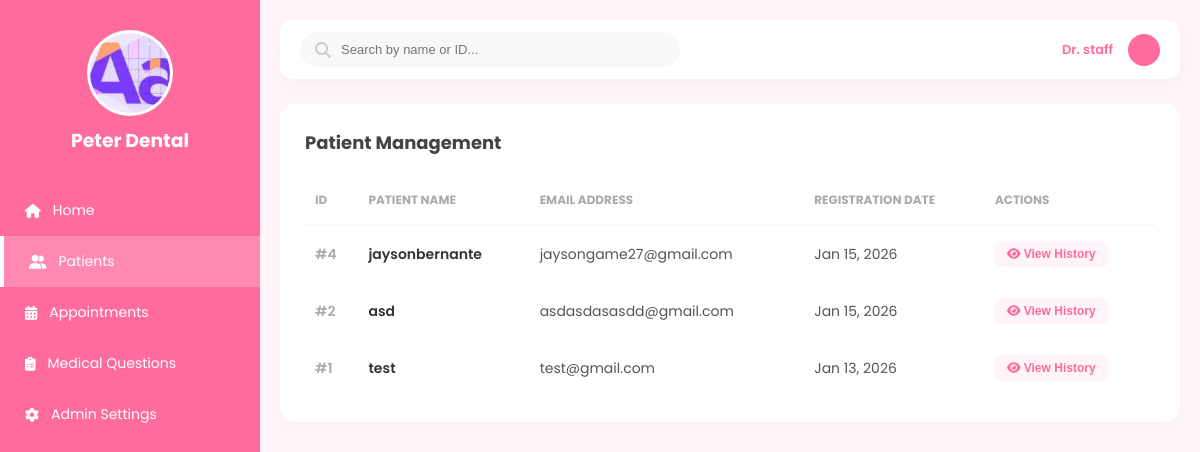
/dentist/dentist_patient.php (signed in), run on an earlier commit of the app's database.
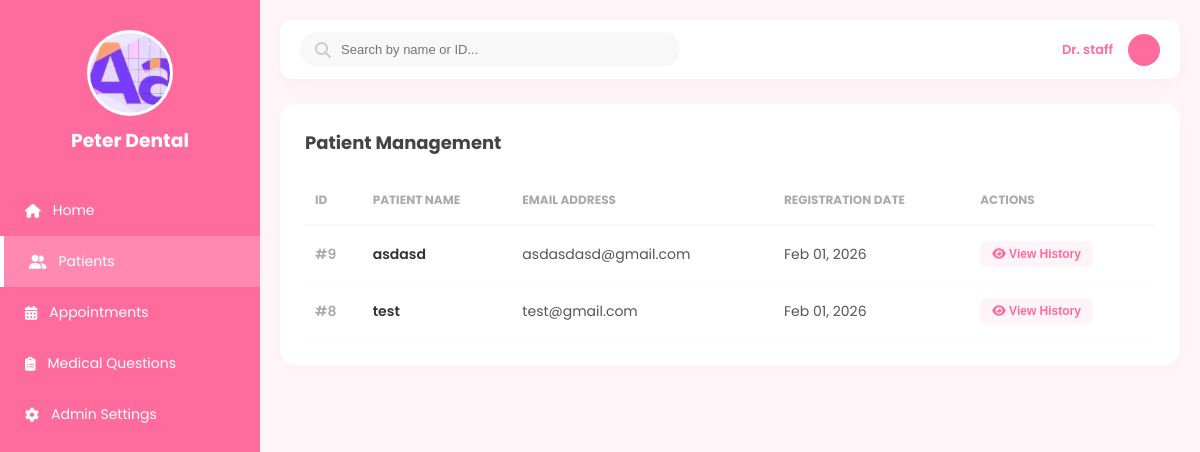
And on a later commit of the database.
### tables this page shows
CREATE TABLE `users` (
  `id` int(10) UNSIGNED NOT NULL,
  `name` varchar(100) NOT NULL,
  `email` varchar(100) NOT NULL,
  `contact` varchar(20) DEFAULT NULL,
  `password` varchar(255) NOT NULL,
  `user_type` varchar(20) DEFAULT 'patient',
  `dental_history` text DEFAULT NULL,
  `last_dental_visit` date DEFAULT NULL,
  `created_at` timestamp NOT NULL DEFAULT current_timestamp(),
  `reset_token` varchar(255) DEFAULT NULL
);

### dentist/dentist_patient.php (the view, shortened to what this page needs)
<?php
include '../action/connection.php';
$admin_name = $_SESSION['user_name'];
$query = "SELECT id, name, email, created_at FROM users ORDER BY id DESC";
$result = $connect->query($query);
?>
<!DOCTYPE html>
<html lang="en">
<head>
    <link rel="stylesheet" href="https://cdnjs.cloudflare.com/ajax/libs/font-awesome/6.4.0/css/all.min.css">
</head>
<body>
    <nav class="sidebar">
        <div class="sidebar-header">
            <div class="logo-circle"><img src="../assets/brand/logo.JPG"></div>
            <h3 style="margin:0;">Peter Dental</h3>
        </div>
        <div class="nav-menu">
            <a href="dentist_dashboard.php" class="nav-item "><i class="fa-solid fa-house"></i> Home</a>
            <a href="dentist_patient.php" class="nav-item active"><i class="fa-solid fa-user-group"></i> Patients</a>
            <a href="dentist_appointments.php" class="nav-item"><i class="fa-solid fa-calendar-days"></i> Appointments</a>
            <a href="dentist_Medical_Records.php" class="nav-item"><i class="fa-solid fa-clipboard-list"></i> Medical Questions</a>
            <a href="#" class="nav-item"><i class="fa-solid fa-gear"></i> Admin Settings</a>
        </div>
    </nav>
    <div class="main-container">
        <header class="header-top">
            <div class="header-left">
                <div class="search-bar">
                    <i class="fa-solid fa-magnifying-glass" style="color:#ccc;"></i>
                    <input type="text" id="pSearch" placeholder="Search by name or ID..." onkeyup="filterTable()">
                </div>
            </div>
            <div class="header-right">
                <span class="admin-name">Dr. <?php echo htmlspecialchars($admin_name); ?></span>
                <div class="profile-icon"></div>
            </div>
        </header>
        <div class="content-card">
            <h2 style="margin: 0 0 20px; font-size: 18px; color: #444;">Patient Management</h2>
            <table id="pTable">
                <thead>
                    <tr>
                        <th>ID</th>
                        <th>Patient Name</th>
                        <th>Email Address</th>
                        <th>Registration Date</th>
                        <th>Actions</th>
                    </tr>
                </thead>
                <tbody>
                    <?php if ($result->num_rows > 0): ?>
                        <?php while($row = $result->fetch_assoc()): ?>
                        <tr>
                            <td class="patient-id">#<?php echo $row['id']; ?></td>
                            <td class="patient-name"><?php echo htmlspecialchars($row['name']); ?></td>
                            <td><?php echo htmlspecialchars($row['email']); ?></td>
                            <td><?php echo date("M d, Y", strtotime($row['created_at'])); ?></td>
                            <td>
                                <button onclick="viewPatientHistory(<?php echo $row['id']; ?>)" class="btn-action" style="border:none; cursor:pointer;">
    <i class="fa-solid fa-eye"></i> View History
</button>
                            </td>
                        </tr>
                        <?php endwhile; ?>
                    <?php else: ?>
                        <tr><td colspan="5" style="text-align:center;">No patients found.</td></tr>
                    <?php endif; ?>
                </tbody>
            </table>
        </div>
    </div>
</body>
</html>

### dentist/dentist_patient.php (style rules this page uses)
:root { --peter-pink: #ff6b9d; --sidebar-width: 260px; --bg-light: #fff5f8; --transition: all 0.3s ease; }
body { font-family: 'Poppins', sans-serif; margin: 0; background-color: var(--bg-light); display: flex; }
.sidebar { width: var(--sidebar-width); background-color: var(--peter-pink); height: 100vh; color: white; position: fixed; left: 0; top: 0; z-index: 1100; transition: var(--transition); padding-top: 30px; }
.sidebar-header { text-align: center; margin-bottom: 30px; }
.logo-circle { width: 80px; height: 80px; background: white; border-radius: 50%; margin: 0 auto 10px; overflow: hidden; border: 3px solid rgba(255,255,255,0.3); }
.logo-circle img { width: 100%; height: 100%; object-fit: cover; }
.nav-menu { list-style: none; padding: 0; }
.nav-item { padding: 15px 25px; display: flex; align-items: center; gap: 12px; color: white; text-decoration: none; font-size: 14px; transition: var(--transition); }
.nav-item:hover, .nav-item.active { background: rgba(255, 255, 255, 0.2); border-left: 4px solid white; }
.main-container { margin-left: var(--sidebar-width); flex: 1; padding: 20px; transition: var(--transition); width: 100%; }
.header-top { display: flex; justify-content: space-between; align-items: center; background: white; padding: 12px 20px; border-radius: 12px; margin-bottom: 25px; box-shadow: 0 4px 15px rgba(0,0,0,0.03); }
.header-left { display: flex; align-items: center; gap: 15px; flex: 1; }
.search-bar { background: #f8f8f8; border-radius: 20px; padding: 5px 15px; display: flex; align-items: center; width: 100%; max-width: 350px; }
.search-bar input { border: none; background: transparent; padding: 5px 10px; width: 100%; outline: none; font-size: 13px; }
.header-right { display: flex; align-items: center; gap: 15px; }
.admin-name { font-size: 13px; font-weight: 600; color: var(--peter-pink); }
.profile-icon { width: 32px; height: 32px; background: var(--peter-pink); border-radius: 50%; }
.content-card { background: white; padding: 25px; border-radius: 15px; box-shadow: 0 4px 15px rgba(0,0,0,0.02); overflow-x: auto; }
table { width: 100%; border-collapse: collapse; min-width: 600px; }
th { text-align: left; font-size: 12px; text-transform: uppercase; color: #aaa; padding: 15px 10px; border-bottom: 2px solid #f8f8f8; }
td { padding: 15px 10px; font-size: 14px; color: #555; border-bottom: 1px solid #fcfcfc; }
.patient-id { color: #aaa; font-weight: 600; }
.patient-name { color: #333; font-weight: 600; }
.btn-action { background: var(--bg-light); color: var(--peter-pink); padding: 6px 12px; border-radius: 6px; text-decoration: none; font-size: 12px; font-weight: 600; transition: 0.2s; }
:root { --peter-blue: #0081C9; }

What changed in the data, as far as the page shows it:
removed users: id "4", name "jaysonbernante", email "jaysongame27@gmail.com", created_at "Jan 15, 2026"
removed users: id "2", name "asd", email "asdasdasasdd@gmail.com", created_at "Jan 15, 2026"
removed users: id "1", name "test", email "test@gmail.com", created_at "Jan 13, 2026"
added users: id "9", name "asdasd", email "asdasdasd@gmail.com", created_at "Feb 01, 2026"
added users: id "8", name "test", email "test@gmail.com", created_at "Feb 01, 2026"
